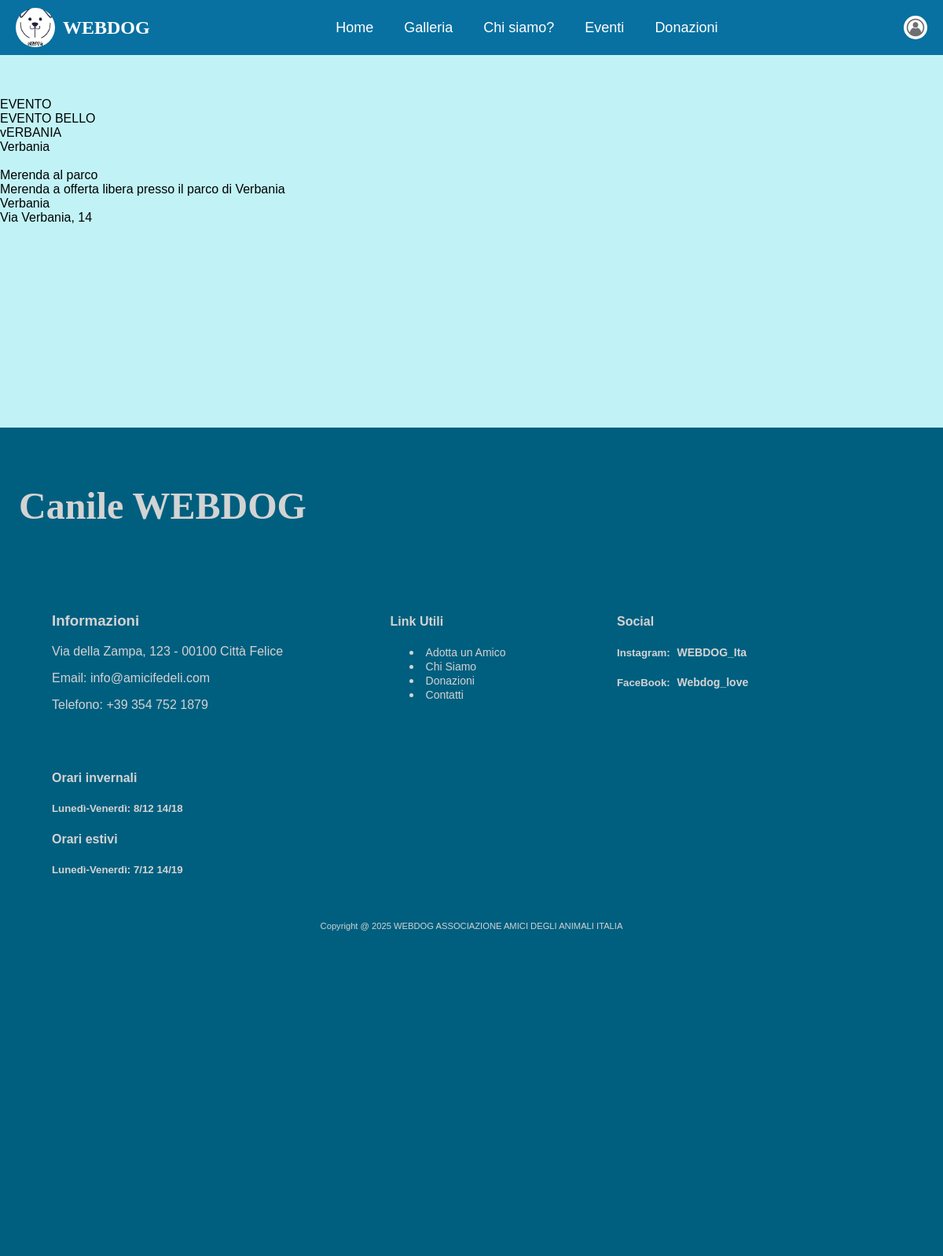
Screenshot of /Eventi.php with the database file from the repository.
### tables this page shows
CREATE TABLE `eventi` (
  `IDEvento` bigint(100) NOT NULL,
  `IDfSede` bigint(100) DEFAULT NULL,
  `Nome` varchar(100) NOT NULL,
  `Descrizione` text NOT NULL,
  `Luogo` varchar(100) NOT NULL,
  `Indirizzo` varchar(100) DEFAULT NULL
);

### Eventi.php (the view, shortened to what this page needs)
<?php
require("DB/db_connect.php");
?>
<html>
<head>
    <link rel="stylesheet" href="estetica.css">
</head>
<body bgcolor="#c1f3f6">
    <div class="navbar">
        <div class="logo-container">
            <img src="img/Home/WEBDOG (1).png " alt="Logo">
            <h1 class="title">WEBDOG</h1>
        </div>
        <div class="nav-links">
            <a href="Home.php">Home</a>
            <a href="Galleria.php">Galleria</a>
            <a href="Chisiamo.php">Chi siamo?</a>
            <a href="Eventi.php">Eventi</a>
            <a href="Donazioni.php">Donazioni</a>
        </div>
        <div class="login">
            <a href="Login1.php"><img src="img/Login/user.jpg" alt="Foto profilo"></a>
        </div>
    </div>
    <br>
    <br>
    <br>
    <?php
        $sql = "SELECT * FROM Eventi";
        $eventi = mysqli_query($con, $sql);
        foreach($eventi as $i => $row) {
            echo $row["Nome"]; echo "<br>";
            echo $row["Descrizione"]; echo "<br>";
            echo $row["Luogo"]; echo "<br>";
            echo $row["Indirizzo"]; echo "<br>";
            echo "<br>";
        }
    ?>
    <div id="push"></div>
    <div id="container">
        <div id="footer" class="footcolor">
        <h3 class="foottitle">Canile WEBDOG</h3>
        <div class="footposition">
        <h3>Informazioni</h3>
        <p>Via della Zampa, 123 - 00100 Città Felice</p>
        <p>Email: info@amicifedeli.com</p>
        <p>Telefono: +39 354 752 1879</p>
            </div>
            <div class="footposition">
        <h4>Link Utili</h4>
            <ul>
                <li><a href="Galleria.html" class="footlink">Adotta un Amico</a></li>
                <li><a href="Chisiamo.html" class="footlink">Chi Siamo</a></li>
                <li><a href="#" class="footlink">Donazioni</a></li>
                <li><a href="Contatti.html" class="footlink">Contatti</a></li>
            </ul>
        </div>
        <div class="footposition">
        <h4>Social</h4>
        <h5>Instagram: <a href="https://www.instagram.com/_marchitos__/" class="footlink">WEBDOG_Ita</a></li></h5>
        <h5>FaceBook: <a href="https://www.facebook.com/profile.php?id=61568809316208"class="footlink">Webdog_love</a></li></h5>
        </div>
        <div class="footposition">
        <h4>Orari invernali</h4>
        <h5>Lunedì-Venerdì: 8/12 14/18</h5>
        <h4>Orari estivi</h4>
        <h5>Lunedì-Venerdì: 7/12 14/19</h5>
        </div>
        <div >
            <center><h8 class="h8">Copyright @ 2025 WEBDOG ASSOCIAZIONE AMICI DEGLI ANIMALI ITALIA</h8></center>
        </div>
    </div>
</body>
</html>

### estetica.css (style rules this page uses)
body { font-family: Arial, sans-serif; background: #c1f3f6; }
.title { font-family: 'Brush Script MT', cursive; font-weight: 200%; }
.logo-container { display: flex; align-items: center; gap: 10px; }
.logo-container h1 { color: white; font-size: 24px; margin: 0; }
.navbar { display: flex; align-items: center; justify-content: space-between; background-color: #0871a1; padding: 10px 20px; flex-wrap: wrap; }
.navbar img { width: 50px; height: 50px; border-radius: 50%; }
.navbar h1 { color: white; margin: 0; }
.nav-links { display: flex; gap: 15px; flex-wrap: wrap; }
.nav-links a { color: white; text-decoration: none; font-size: 18px; padding: 8px 12px; transition: 0.3s; white-space: nowrap; }
.login { display: flex; align-items: center; gap: 10px; }
.login img { width: 30px; height: 30px; border-radius: 50%; }
html, body { height: 100%; margin: 0%; padding: 0; }
#container { min-height: 70%; height: auto !important; height: 50%; width: 100%; margin: 0 auto -100px; background-color: #005f7f; position: absolute; }
#footer, #push { height: 30%; clear: both;; }
#footer { position:static; bottom: 0; left: 0; width: auto; }
.foottitle { font-family: 'Brush Script MT', cursive; font-size: 300%; padding: 2%; }
.footcolor { color: lightgrey; }
.footposition { justify-content: space-between; padding: 1%; margin: 2% 4.5%; position:relative; display: inline-table; }
.footlink { color: lightgrey; text-decoration:solid; padding: 3px 5px; transition: background 0.3s; font-size: 14px; }
.h8 { font-size: 70%; }

### rows the page displays
eventi: Nome "EVENTO", Descrizione "EVENTO BELLO", Luogo "vERBANIA", Indirizzo "Verbania"
eventi: Nome "Merenda al parco", Descrizione "Merenda a offerta libera presso il parco di Verbania", Luogo "Verbania", Indirizzo "Via Verbania, 14"
